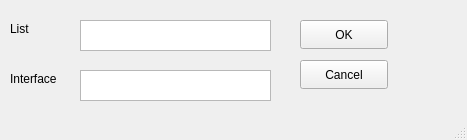
<?xml version="1.0" encoding="UTF-8"?>
<ui version="4.0">
 <class>MainWindow</class>
 <widget class="QMainWindow" name="MainWindow">
  <property name="geometry">
   <rect>
    <x>0</x>
    <y>0</y>
    <width>467</width>
    <height>140</height>
   </rect>
  </property>
  <property name="windowTitle">
   <string>Add list member</string>
  </property>
  <widget class="QWidget" name="centralwidget">
   <widget class="QPushButton" name="okButton">
    <property name="geometry">
     <rect>
      <x>300</x>
      <y>20</y>
      <width>88</width>
      <height>29</height>
     </rect>
    </property>
    <property name="text">
     <string>OK</string>
    </property>
   </widget>
   <widget class="QPushButton" name="cancelButton">
    <property name="geometry">
     <rect>
      <x>300</x>
      <y>60</y>
      <width>88</width>
      <height>29</height>
     </rect>
    </property>
    <property name="text">
     <string>Cancel</string>
    </property>
   </widget>
   <widget class="QTextEdit" name="listField">
    <property name="geometry">
     <rect>
      <x>80</x>
      <y>20</y>
      <width>191</width>
      <height>31</height>
     </rect>
    </property>
   </widget>
   <widget class="QLabel" name="label">
    <property name="geometry">
     <rect>
      <x>10</x>
      <y>20</y>
      <width>61</width>
      <height>17</height>
     </rect>
    </property>
    <property name="text">
     <string>List</string>
    </property>
   </widget>
   <widget class="QLabel" name="label_2">
    <property name="geometry">
     <rect>
      <x>10</x>
      <y>70</y>
      <width>61</width>
      <height>17</height>
     </rect>
    </property>
    <property name="text">
     <string>Interface</string>
    </property>
   </widget>
   <widget class="QTextEdit" name="interfaceField">
    <property name="geometry">
     <rect>
      <x>80</x>
      <y>70</y>
      <width>191</width>
      <height>31</height>
     </rect>
    </property>
   </widget>
  </widget>
  <widget class="QStatusBar" name="statusbar"/>
 </widget>
 <resources/>
 <connections/>
</ui>
